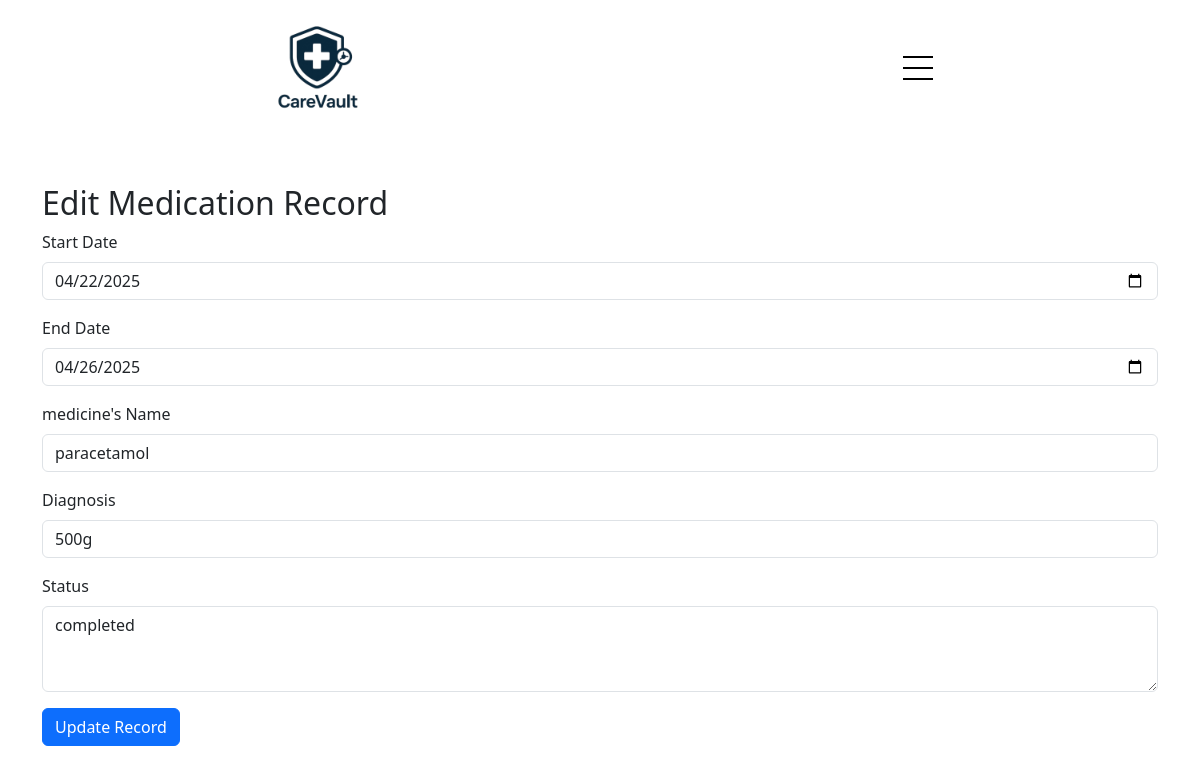
The page /edit-Medication.php?id=23 on the database its author committed.
### tables this page shows
CREATE TABLE `medications` (
  `id` int(11) NOT NULL,
  `user_id` int(11) DEFAULT NULL,
  `medicine_name` varchar(100) DEFAULT NULL,
  `dosage` varchar(50) DEFAULT NULL,
  `start_date` date DEFAULT NULL,
  `end_date` date DEFAULT NULL,
  `status` enum('ongoing','completed') DEFAULT NULL
);

### edit-Medication.php (the view, shortened to what this page needs)
<?php
$record_id = $_GET['id'];
$conn = connection();
$stmt = $conn->prepare("SELECT * FROM medications WHERE id = ?");
$stmt->bind_param("i", $record_id);
$stmt->execute();
$result = $stmt->get_result();
$record = $result->fetch_assoc();
?>
<!DOCTYPE html>
<html lang="en">
<head>
    <link href="https://cdn.jsdelivr.net/npm/bootstrap@5.3.3/dist/css/bootstrap.min.css" rel="stylesheet">
</head>
<body>
    <?php include 'navbar.php'; ?>
    <main class="container mt-5">
        <h2>Edit Medication Record</h2>
        <form method="POST">
            <div class="mb-3">
                <label for="start_date" class="form-label">Start Date</label>
                <input type="date" name="start_date" id="start_date" class="form-control"
                    value="<?= $record['start_date'] ?>" required>
            </div>
            <div class="mb-3">
                <label for="end_date" class="form-label">End Date</label>
                <input type="date" name="end_date" id="end_date" class="form-control" value="<?= $record['end_date'] ?>"
                    required>
            </div>
            <div class="mb-3">
                <label for="medicine_name" class="form-label">medicine's Name</label>
                <input type="text" name="medicine_name" id="medicine_name" class="form-control"
                    value="<?= $record['medicine_name'] ?>" required>
            </div>
            <div class="mb-3">
                <label for="dosage" class="form-label">Diagnosis</label>
                <input type="text" name="dosage" id="dosage" class="form-control" value="<?= $record['dosage'] ?>"
                    required>
            </div>
            <div class="mb-3">
                <label for="status" class="form-label">Status</label>
                <textarea name="status" id="status" class="form-control" rows="3"><?= $record['status'] ?></textarea>
            </div>
            <button type="submit" name="btn_update" class="btn btn-primary">Update Record</button>
        </form>
    </main>
</body>
</html>

### rows shown on the page
medications: start_date "04/22/2025", end_date "04/26/2025", medicine_name "paracetamol", dosage "500g", status "completed"
